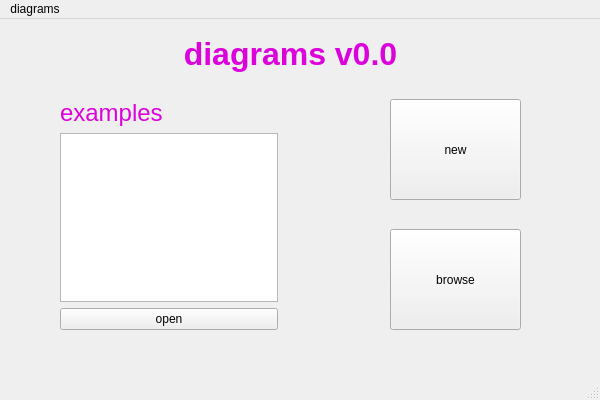
<?xml version="1.0" encoding="UTF-8"?>
<ui version="4.0">
 <class>mainWindow</class>
 <widget class="QMainWindow" name="mainWindow">
  <property name="geometry">
   <rect>
    <x>0</x>
    <y>0</y>
    <width>600</width>
    <height>400</height>
   </rect>
  </property>
  <property name="minimumSize">
   <size>
    <width>600</width>
    <height>400</height>
   </size>
  </property>
  <property name="maximumSize">
   <size>
    <width>600</width>
    <height>400</height>
   </size>
  </property>
  <property name="mouseTracking">
   <bool>false</bool>
  </property>
  <property name="windowTitle">
   <string>mainWindow</string>
  </property>
  <property name="styleSheet">
   <string notr="true"/>
  </property>
  <property name="tabShape">
   <enum>QTabWidget::Rounded</enum>
  </property>
  <widget class="QWidget" name="centralwidget">
   <widget class="QPushButton" name="create">
    <property name="geometry">
     <rect>
      <x>390</x>
      <y>80</y>
      <width>131</width>
      <height>101</height>
     </rect>
    </property>
    <property name="sizePolicy">
     <sizepolicy hsizetype="Preferred" vsizetype="Preferred">
      <horstretch>0</horstretch>
      <verstretch>0</verstretch>
     </sizepolicy>
    </property>
    <property name="palette">
     <palette>
      <active>
       <colorrole role="Text">
        <brush brushstyle="SolidPattern">
         <color alpha="216">
          <red>255</red>
          <green>255</green>
          <blue>255</blue>
         </color>
        </brush>
       </colorrole>
      </active>
      <inactive>
       <colorrole role="Text">
        <brush brushstyle="SolidPattern">
         <color alpha="216">
          <red>255</red>
          <green>255</green>
          <blue>255</blue>
         </color>
        </brush>
       </colorrole>
      </inactive>
      <disabled>
       <colorrole role="Text">
        <brush brushstyle="SolidPattern">
         <color alpha="63">
          <red>255</red>
          <green>255</green>
          <blue>255</blue>
         </color>
        </brush>
       </colorrole>
      </disabled>
     </palette>
    </property>
    <property name="mouseTracking">
     <bool>true</bool>
    </property>
    <property name="autoFillBackground">
     <bool>true</bool>
    </property>
    <property name="styleSheet">
     <string notr="true">file:///Users/suka/Library/Group Containers/6N38VWS5BX.ru.keepcoder.Telegram/appstore/account-2598218230137681100/postbox/media/telegram-cloud-photo-size-2-5282843537274157833-x.jpg
alternate-background-color: qlineargradient(spread:pad, x1:0, y1:0, x2:1, y2:0, stop:0 rgba(42, 58, 80, 255), stop:1 rgba(255, 255, 255, 255));</string>
    </property>
    <property name="text">
     <string>new</string>
    </property>
   </widget>
   <widget class="QPushButton" name="open">
    <property name="geometry">
     <rect>
      <x>390</x>
      <y>210</y>
      <width>131</width>
      <height>101</height>
     </rect>
    </property>
    <property name="autoFillBackground">
     <bool>true</bool>
    </property>
    <property name="styleSheet">
     <string notr="true"/>
    </property>
    <property name="text">
     <string>browse</string>
    </property>
   </widget>
   <widget class="QLabel" name="label">
    <property name="geometry">
     <rect>
      <x>110</x>
      <y>10</y>
      <width>361</width>
      <height>51</height>
     </rect>
    </property>
    <property name="text">
     <string>&lt;html&gt;&lt;head/&gt;&lt;body&gt;&lt;p align=&quot;center&quot;&gt;&lt;span style=&quot; font-size:24pt; font-weight:700; color:#db02db;&quot;&gt;diagrams v0.0&lt;/span&gt;&lt;/p&gt;&lt;/body&gt;&lt;/html&gt;</string>
    </property>
   </widget>
   <widget class="QWidget" name="verticalLayoutWidget">
    <property name="geometry">
     <rect>
      <x>60</x>
      <y>80</y>
      <width>218</width>
      <height>231</height>
     </rect>
    </property>
    <layout class="QVBoxLayout" name="verticalLayout">
     <item>
      <widget class="QLabel" name="label_2">
       <property name="text">
        <string>&lt;html&gt;&lt;head/&gt;&lt;body&gt;&lt;p&gt;&lt;span style=&quot; font-size:18pt; color:#db02db;&quot;&gt;examples&lt;/span&gt;&lt;/p&gt;&lt;/body&gt;&lt;/html&gt;</string>
       </property>
      </widget>
     </item>
     <item>
      <widget class="QListWidget" name="listWidget"/>
     </item>
     <item>
      <widget class="QPushButton" name="pushButton">
       <property name="text">
        <string>open</string>
       </property>
      </widget>
     </item>
    </layout>
   </widget>
  </widget>
  <widget class="QMenuBar" name="menubar">
   <property name="geometry">
    <rect>
     <x>0</x>
     <y>0</y>
     <width>600</width>
     <height>21</height>
    </rect>
   </property>
   <widget class="QMenu" name="menudiagrams">
    <property name="title">
     <string>diagrams</string>
    </property>
   </widget>
   <addaction name="menudiagrams"/>
  </widget>
  <widget class="QStatusBar" name="statusbar"/>
 </widget>
 <resources/>
 <connections/>
</ui>
